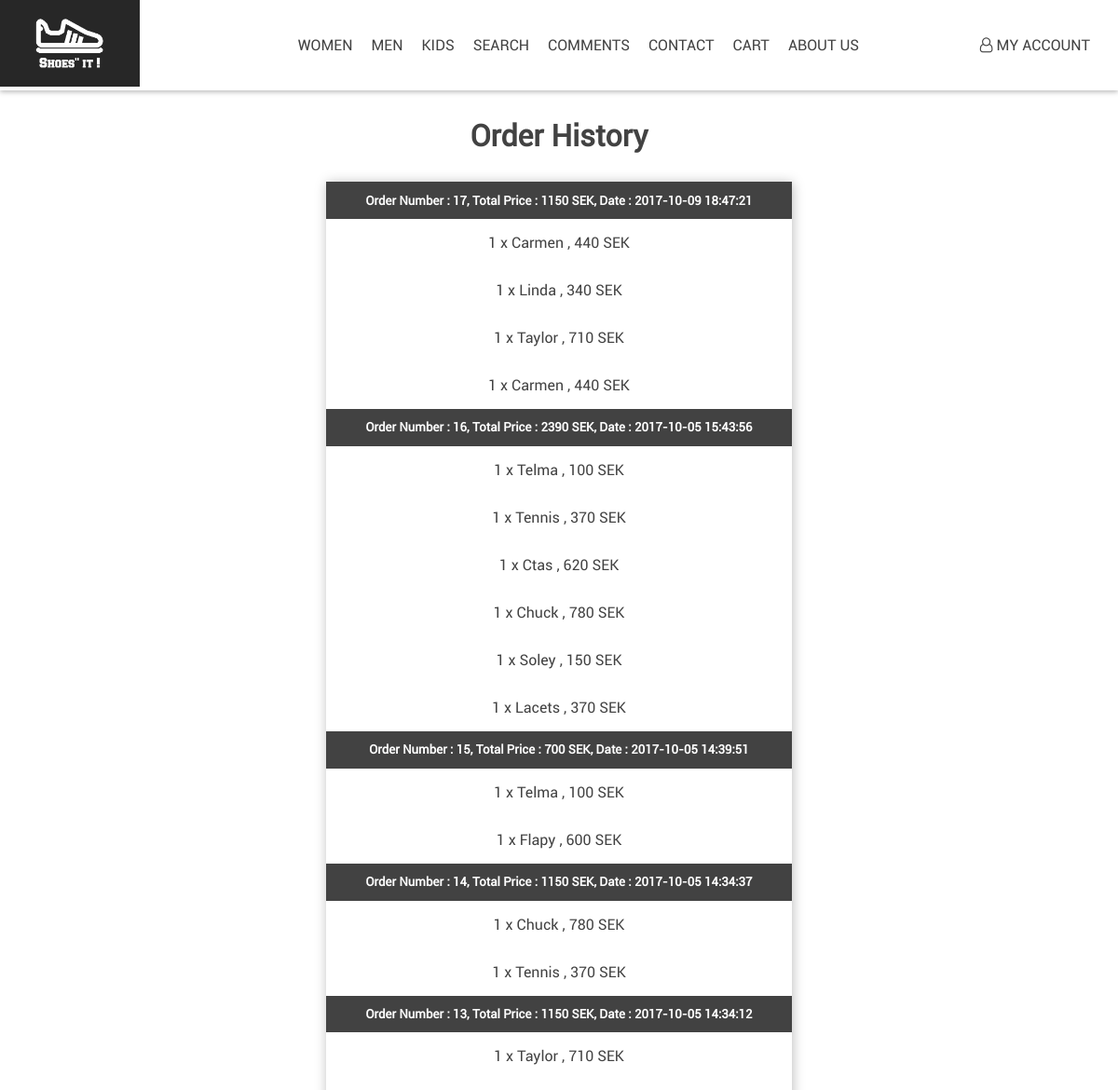
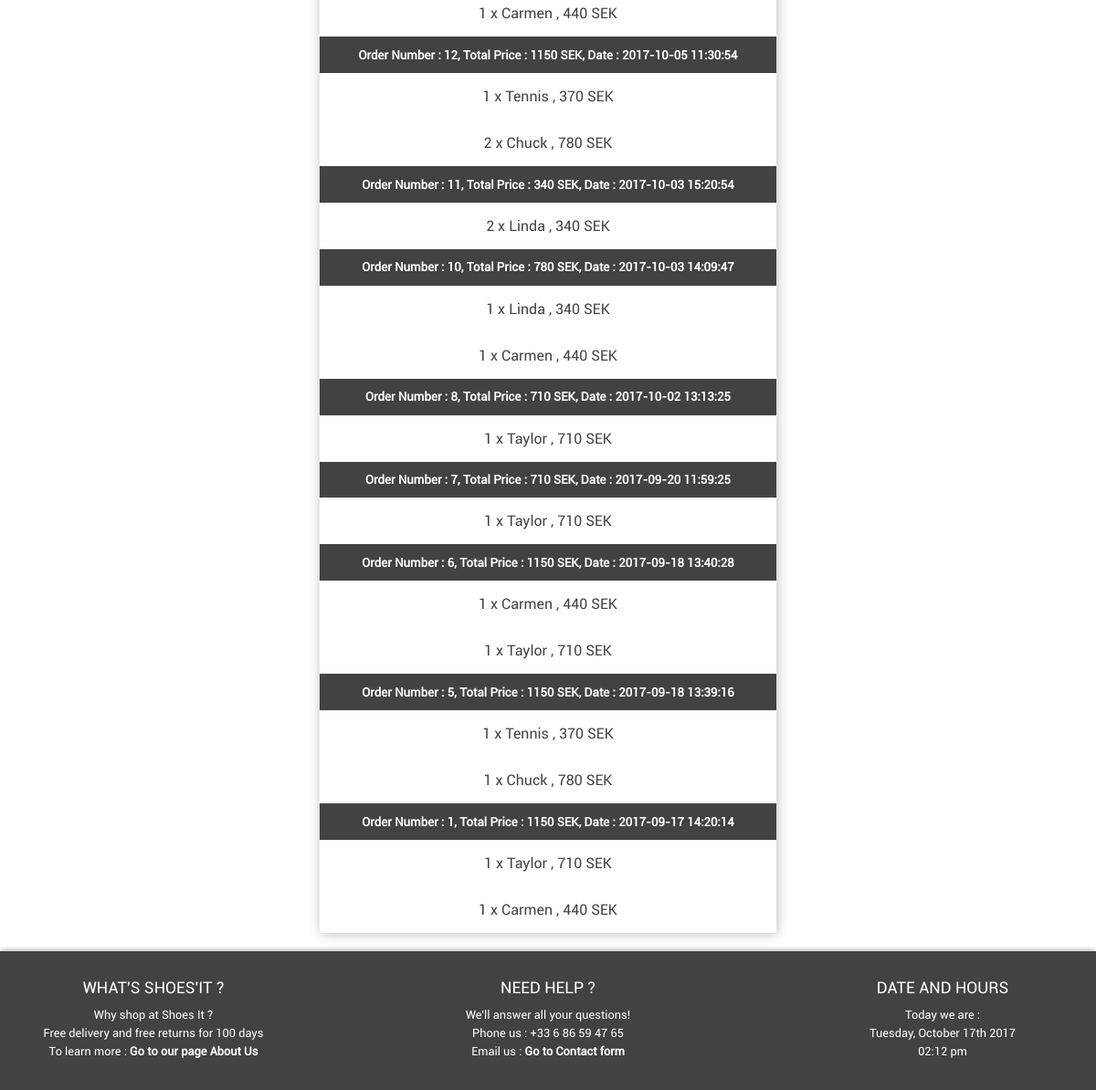
/order_history.php (signed in), run on the app's committed database (2 pictures, top to bottom).
### tables this page shows
CREATE TABLE `orders` (
  `id` int(11) NOT NULL,
  `id_user` int(11) NOT NULL,
  `total_price` int(11) NOT NULL,
  `date` timestamp NOT NULL DEFAULT CURRENT_TIMESTAMP
);

CREATE TABLE `orders_line` (
  `id` int(11) NOT NULL,
  `id_order` int(11) NOT NULL,
  `id_product` int(11) NOT NULL,
  `quantity` int(11) NOT NULL,
  `price` int(11) NOT NULL
);

CREATE TABLE `product` (
  `id` int(11) NOT NULL,
  `name` varchar(20) NOT NULL,
  `price` decimal(10,0) NOT NULL,
  `brand` varchar(20) NOT NULL,
  `image` varchar(30) NOT NULL
);

### order_history.php (the view, shortened to what this page needs)
<?php
require_once 'assets/partial/header.php';
$order = $bdd->prepare('SELECT id, total_price, date FROM orders WHERE id_user = :id ORDER BY id DESC');
$order->execute(array(':id' => $_SESSION['user_id']));
$order2 = $bdd->prepare('SELECT id, total_price, date FROM orders WHERE id_user = :id ORDER BY id DESC');
$order2->execute(array(':id' => $_SESSION['user_id']));
?>
<h1 id="title_page">Order History</h1>
        <?php
    if ($order2 -> fetch()) {
        ?>
        <div class="contener">
            <div class="cart">
                <?php
                while ($donnees = $order->fetch()) {
                    ?>
                    <h5 class="cart_top"> Order Number : <?php echo $donnees['id']; ?>, Total Price
                        : <?php echo $donnees['total_price']; ?> SEK, Date : <?php echo $donnees['date']; ?></h5>
                    <?php
                    $product = $bdd->prepare('SELECT p.name, ol.* FROM orders_line ol, product p WHERE p.id = ol.id_product AND id_order = :id');
                    $product->execute(array(':id' => $donnees['id']));
                    while ($info = $product->fetch()) {
                        ?>
                        <div>
                            <p> <?php echo $info['quantity']; ?> x <?php echo $info['name']; ?>
                                , <?php echo $info['price']; ?> SEK</p>
                        </div>
                        <?php
                    }
                }
                ?>
            </div>
        </div>
            <?php
        }
    ?>
<?php
require_once 'assets/partial/footer.php';
?>

### assets/css/master.css (style rules this page uses)
body { margin: 0; font-family: Roboto, sans-serif; color: #424242; }
#title_page { text-align: center; color: #424242; margin: 30px 0 30px 0; }

### assets/css/order_history.css (style rules this page uses)
.contener { display: flex; align-items: center; justify-content: center; margin-bottom: 20px; min-height: 45vh; }
.cart { display: flex; flex-direction: column; justify-content: center; align-items: center; width: 500px; align-self: flex-start; box-shadow: 1px 1px 12px #BDBDBD; }
.cart_top { display: flex; margin: 0; flex-direction: row; width: 100%; height: 3em; align-items: center; justify-content: center; background-color: #424242; color: white; }

### data on the page
orders: id "17", total_price "1150", date "2017-10-09 18:47:21"
orders_line: quantity "1", id_product.name "Carmen", price "440"
orders_line: quantity "1", id_product.name "Linda", price "340"
orders_line: quantity "1", id_product.name "Taylor", price "710"
orders_line: quantity "1", id_product.name "Carmen", price "440"
orders: id "16", total_price "2390", date "2017-10-05 15:43:56"
orders_line: quantity "1", id_product.name "Telma", price "100"
orders_line: quantity "1", id_product.name "Tennis", price "370"
orders_line: quantity "1", id_product.name "Ctas", price "620"
orders_line: quantity "1", id_product.name "Chuck", price "780"
orders_line: quantity "1", id_product.name "Soley", price "150"
orders_line: quantity "1", id_product.name "Lacets", price "370"
orders: id "15", total_price "700", date "2017-10-05 14:39:51"
orders_line: quantity "1", id_product.name "Telma", price "100"
orders_line: quantity "1", id_product.name "Flapy", price "600"
orders: id "14", total_price "1150", date "2017-10-05 14:34:37"
orders_line: quantity "1", id_product.name "Chuck", price "780"
orders_line: quantity "1", id_product.name "Tennis", price "370"
orders: id "13", total_price "1150", date "2017-10-05 14:34:12"
orders_line: quantity "1", id_product.name "Taylor", price "710"
orders_line: quantity "1", id_product.name "Carmen", price "440"
orders: id "12", total_price "1150", date "2017-10-05 11:30:54"
orders_line: quantity "1", id_product.name "Tennis", price "370"
orders_line: quantity "2", id_product.name "Chuck", price "780"
orders: id "11", total_price "340", date "2017-10-03 15:20:54"
orders_line: quantity "2", id_product.name "Linda", price "340"
orders: id "10", total_price "780", date "2017-10-03 14:09:47"
orders_line: quantity "1", id_product.name "Linda", price "340"
orders_line: quantity "1", id_product.name "Carmen", price "440"
orders: id "8", total_price "710", date "2017-10-02 13:13:25"
orders_line: quantity "1", id_product.name "Taylor", price "710"
orders: id "7", total_price "710", date "2017-09-20 11:59:25"
orders_line: quantity "1", id_product.name "Taylor", price "710"
orders: id "6", total_price "1150", date "2017-09-18 13:40:28"
orders_line: quantity "1", id_product.name "Carmen", price "440"
orders_line: quantity "1", id_product.name "Taylor", price "710"
orders: id "5", total_price "1150", date "2017-09-18 13:39:16"
orders_line: quantity "1", id_product.name "Tennis", price "370"
orders_line: quantity "1", id_product.name "Chuck", price "780"
orders: id "1", total_price "1150", date "2017-09-17 14:20:14"
orders_line: quantity "1", id_product.name "Taylor", price "710"
orders_line: quantity "1", id_product.name "Carmen", price "440"
